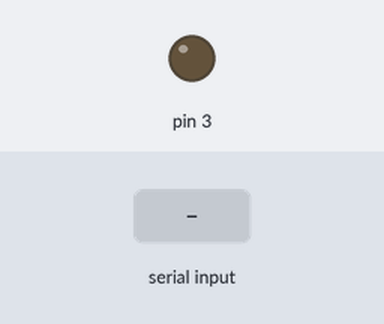
Recording of a sketch running on a simulated Arduino Uno, built with avr-gcc and run on an emulated ATmega328P. On the bench: output pins drawn as LEDs (lit = HIGH). Inputs (shaded band) come from the test bench.

Above: at 1.2 s.
1.3 s: byte 30 received over Serial
At 2.4 s:
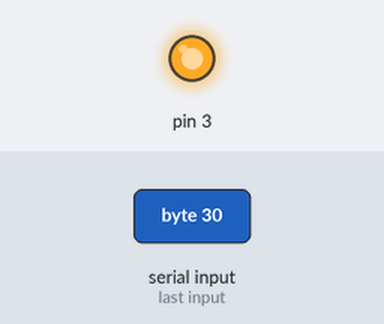
Timing chart, 0 to 4.3 s (numbered marks = the images above; inputs shaded):
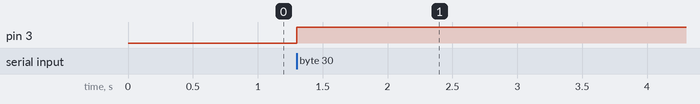

Measured:
- after the input at 1.3 s, pin 3: LOW → HIGH at once

The sketch:

Comunica__o_Serial_LED.ino
```cpp
int sinal;
bool estadoled = 0;
void setup() {
  pinMode(3,OUTPUT);
  Serial.begin(9600);
}

void loop() {
  if(Serial.available() > 0){
    sinal = Serial.read();
    if(sinal > 0){
      estadoled = !estadoled;
    }
    digitalWrite(3,estadoled);
  }
}
```
